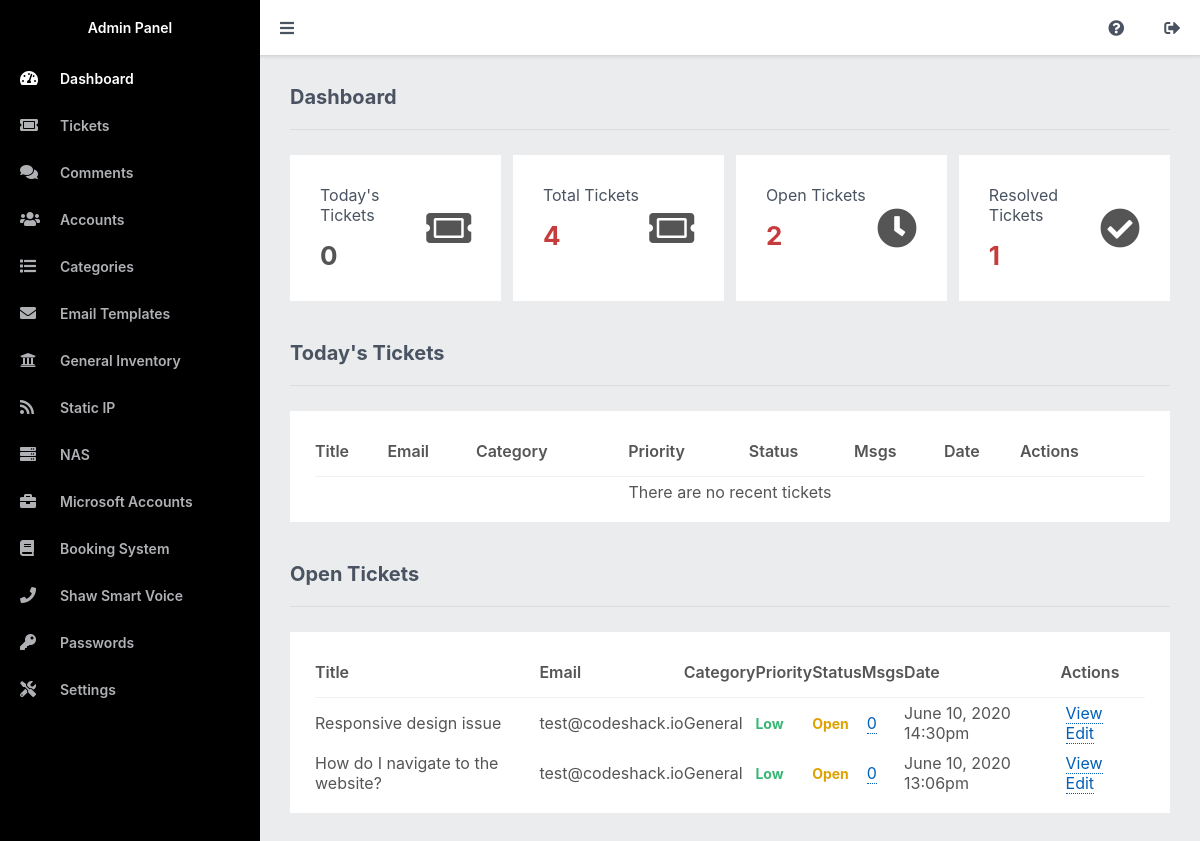
Before: /admin/index.php (signed in) with the older database file.
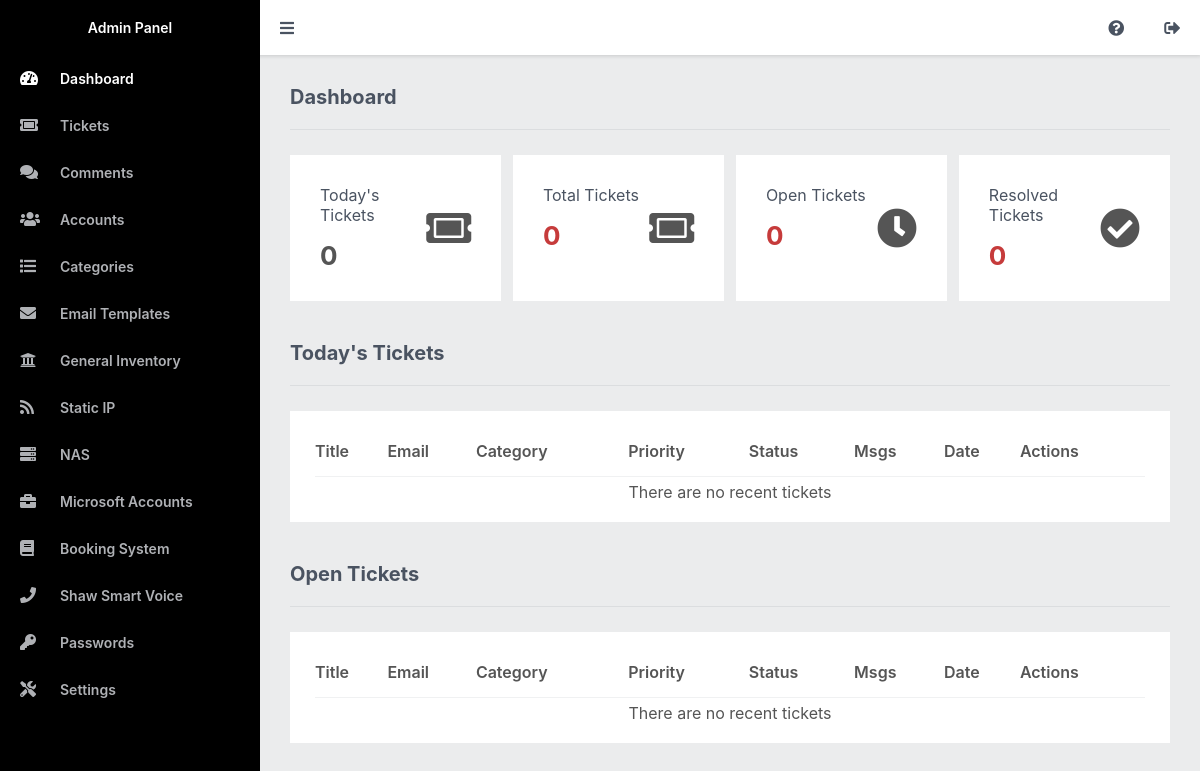
After: the same page with the newer database file.
### tables this page shows
CREATE TABLE IF NOT EXISTS `tickets` (
`id` int(11) NOT NULL,
  `title` varchar(255) NOT NULL,
  `msg` text NOT NULL,
  `email` varchar(255) NOT NULL,
  `created` datetime NOT NULL DEFAULT CURRENT_TIMESTAMP,
  `status` enum('open','closed','resolved') NOT NULL DEFAULT 'open',
  `priority` enum('low','medium','high') NOT NULL DEFAULT 'low',
  `category_id` int(1) NOT NULL DEFAULT '1',
  `private` tinyint(1) NOT NULL DEFAULT '1',
  `account_id` int(11) NOT NULL DEFAULT '0'
);

CREATE TABLE IF NOT EXISTS `categories` (
`id` int(11) NOT NULL,
  `name` varchar(255) NOT NULL
);

### admin/index.php (the view, shortened to what this page needs)
<?php
include 'main.php';
$stmt = $pdo->prepare('SELECT t.*, (SELECT count(*) FROM tickets_comments tc WHERE t.id = tc.ticket_id) AS msgs, c.name AS category FROM tickets t LEFT JOIN categories c ON c.id = t.category_id WHERE cast(t.created as DATE) = cast(now() as DATE) ORDER BY t.priority DESC, t.created DESC');
$stmt->execute();
$tickets = $stmt->fetchAll(PDO::FETCH_ASSOC);
$stmt = $pdo->prepare('SELECT t.*, (SELECT count(*) FROM tickets_comments tc WHERE t.id = tc.ticket_id) AS msgs, c.name AS category FROM tickets t LEFT JOIN categories c ON c.id = t.category_id WHERE t.status = "open" ORDER BY t.priority DESC, t.created DESC');
$stmt->execute();
$open_tickets = $stmt->fetchAll(PDO::FETCH_ASSOC);
$stmt = $pdo->prepare('SELECT COUNT(*) AS total FROM tickets');
$stmt->execute();
$tickets_total = $stmt->fetchColumn();
$stmt = $pdo->prepare('SELECT COUNT(*) AS total FROM tickets WHERE status = "open"');
$stmt->execute();
$open_tickets_total = $stmt->fetchColumn();
$stmt = $pdo->prepare('SELECT COUNT(*) AS total FROM tickets WHERE status = "resolved"');
$stmt->execute();
$resolved_tickets_total = $stmt->fetchColumn();
?>
<?=template_admin_header('Dashboard', 'dashboard')?>
<h2>Dashboard</h2>
<div class="dashboard">
    <div class="content-block stat">
        <div>
            <h3>Today's Tickets</h3>
            <p><?=number_format(count($tickets))?></p>
        </div>
        <i class="fas fa-ticket-alt"></i>
    </div>
    <div class="content-block stat">
        <div>
            <h3>Total Tickets</h3>
            <p><a href="tickets.php"><?=number_format($tickets_total)?></a></p>
        </div>
        <i class="fas fa-ticket-alt"></i>
    </div>
    <div class="content-block stat">
        <div>
            <h3>Open Tickets</h3>
            <p><a href="tickets.php?status=open"><?=number_format($open_tickets_total)?></a></p>
        </div>
        <i class="fas fa-clock"></i>
    </div>
    <div class="content-block stat">
        <div>
            <h3>Resolved Tickets</h3>
            <p><a href="tickets.php?status=resolved"><?=number_format($resolved_tickets_total)?></a></p>
        </div>
        <i class="fas fa-check-circle"></i>
    </div>
</div>
<h2>Today's Tickets</h2>
<div class="content-block">
    <div class="table">
        <table>
            <thead>
                <tr>
                    <td>Title</td>
                    <td class="responsive-hidden">Email</td>
                    <td class="responsive-hidden">Category</td>
                    <td>Priority</td>
                    <td>Status</td>
                    <td>Msgs</td>
                    <td class="responsive-hidden">Date</td>
                    <td>Actions</td>
                </tr>
            </thead>
            <tbody>
                <?php if (empty($tickets)): ?>
                <tr>
                    <td colspan="8" style="text-align:center;">There are no recent tickets</td>
                </tr>
                <?php endif; ?>
            </tbody>
        </table>
    </div>
</div>
<h2 style="margin-top:40px">Open Tickets</h2>
<div class="content-block">
    <div class="table">
        <table>
            <thead>
                <tr>
                    <td>Title</td>
                    <td class="responsive-hidden">Email</td>
                    <td class="responsive-hidden">Category</td>
                    <td>Priority</td>
                    <td>Status</td>
                    <td>Msgs</td>
                    <td class="responsive-hidden">Date</td>
                    <td>Actions</td>
                </tr>
            </thead>
            <tbody>
                <?php if (empty($open_tickets)): ?>
                <tr>
                    <td colspan="8" style="text-align:center;">There are no recent tickets</td>
                </tr>
                <?php else: ?>
                <?php foreach ($open_tickets as $ticket): ?>
                <tr>
                    <td><?=htmlspecialchars($ticket['title'], ENT_QUOTES)?></td>
                    <td class="responsive-hidden"><?=$ticket['email']?></td>
                    <td class="responsive-hidden"><?=$ticket['category']?></td>
                    <td class="priority <?=$ticket['priority']?>"><?=$ticket['priority']?></td>
                    <td class="status <?=$ticket['status']?>"><?=$ticket['status']?></td>
                    <td>
                        <a href="comments.php?ticket_id=<?=$ticket['id']?>"><?=$ticket['msgs']?></a>
                    </td>
                    <td class="responsive-hidden"><?=date('F j, Y H:ia', strtotime($ticket['created']))?></td>
                    <td>
                        <a href="../view.php?id=<?=$ticket['id']?>" target="_blank">View</a>
                        <a href="ticket.php?id=<?=$ticket['id']?>">Edit</a>
                    </td>
                </tr>
                <?php endforeach; ?>
                <?php endif; ?>
            </tbody>
        </table>
    </div>
</div>
<?=template_admin_footer()?>

Changed rows visible on the page:
removed tickets: title "Responsive design issue", email "test@codeshack.io", category.name "General", priority "Low", status "Open", msgs "0", created "June 10, 2020 14:30pm"
removed tickets: title "How do I navigate to the website?", email "test@codeshack.io", category.name "General", priority "Low", status "Open", msgs "0", created "June 10, 2020 13:06pm"
Other visible differences:
$tickets_total: "4" → "0"
$open_tickets_total: "2" → "0"
$resolved_tickets_total: "1" → "0"
text now shown: "There are no recent tickets"
